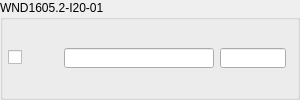
             <widget class="QGroupBox" name="groupBox_id_window_4">
              <property name="maximumSize">
               <size>
                <width>300</width>
                <height>16777215</height>
               </size>
              </property>
              <property name="title">
               <string>WND1605.2-I20-01</string>
              </property>
              <layout class="QHBoxLayout" name="horizontalLayout_40">
               <property name="leftMargin">
                <number>5</number>
               </property>
               <property name="topMargin">
                <number>0</number>
               </property>
               <property name="bottomMargin">
                <number>0</number>
               </property>
               <item>
                <layout class="QHBoxLayout" name="horizontalLayout_36">
                 <item>
                  <layout class="QGridLayout" name="gridLayout_id_6">
                   <item row="0" column="0">
                    <widget class="QCheckBox" name="checkBox_id_w4">
                     <property name="minimumSize">
                      <size>
                       <width>50</width>
                       <height>0</height>
                      </size>
                     </property>
                     <property name="maximumSize">
                      <size>
                       <width>50</width>
                       <height>16777215</height>
                      </size>
                     </property>
                     <property name="text">
                      <string/>
                     </property>
                    </widget>
                   </item>
                   <item row="0" column="1">
                    <widget class="QLineEdit" name="lineEdit_id_mat_w4">
                     <property name="minimumSize">
                      <size>
                       <width>150</width>
                       <height>0</height>
                      </size>
                     </property>
                     <property name="maximumSize">
                      <size>
                       <width>150</width>
                       <height>20</height>
                      </size>
                     </property>
                    </widget>
                   </item>
                   <item row="0" column="2">
                    <widget class="QLineEdit" name="lineEdit_id_thk_w4">
                     <property name="maximumSize">
                      <size>
                       <width>16777215</width>
                       <height>20</height>
                      </size>
                     </property>
                    </widget>
                   </item>
                  </layout>
                 </item>
                </layout>
               </item>
              </layout>
             </widget>
